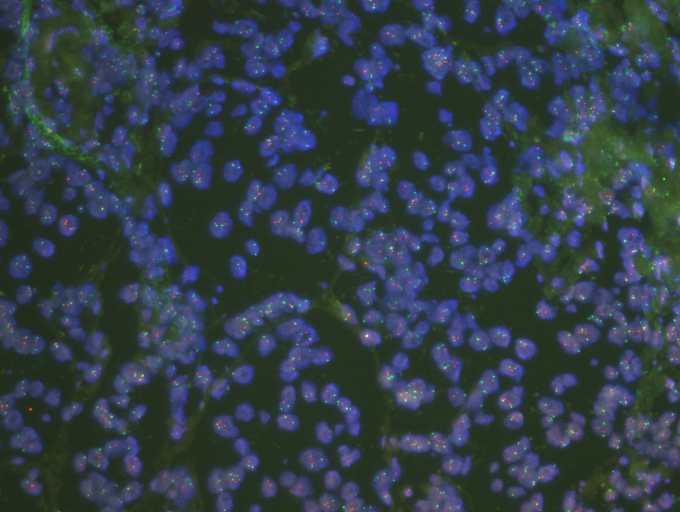
#> input picture src/libs/algorithms/FISH_deployment/check_sanity/2022-8-2_202227312-1_01.jpg, 1360 x 1024 px (shown at 1/2 size); its folder holds only this picture in this run
$ python -i detect_tct_disk.py   (imports and definitions only)   (older library calls are emulated)
#> lines starting #> are read from the running program, lines starting #| are printed output that depends on the picture; after the words box and inside, x2 and y2 are one past the last pixel; in counts of white or black regions, pixels touching at a corner belong together
#!/usr/bin/env python
# -*- coding: utf-8 -*-
# @Time    : 2021/7/8 19:30
# @Author  : Can Cui
# @File    : detect_tct_disk.py
# @Software: PyCharm
# @Comment:

from scipy.ndimage import binary_fill_holes
from skimage import filters, img_as_ubyte
import cv2
import os, sys
from PIL import Image
import numpy as np
from skimage.morphology import remove_small_objects
# from scipy import misc
from imageio import imread, imsave
from shapely.geometry import Polygon, box

# [69 lines left out: functions walk_dir, get_thumbnail, _resize, not called in this run]


def rgb2gray(img):
    gray = np.dot(img, [0.299, 0.587, 0.114])
    return gray.astype(np.uint8)


# [40 lines left out: functions thresh_slide, fill_tissue_holes, remove_small_tissue, not called in this run]


def find_tissue_cnts(bw_img):
    major = cv2.__version__.split('.')[0]
    if major == '3':
        _, cnts, _ = cv2.findContours(img_as_ubyte(bw_img),
                                      mode=cv2.RETR_EXTERNAL,
                                      method=cv2.CHAIN_APPROX_NONE)
    else:
        cnts, _ = cv2.findContours(img_as_ubyte(bw_img),
                                      mode=cv2.RETR_EXTERNAL,
                                      method=cv2.CHAIN_APPROX_NONE)
    return cnts

# [85 lines left out: functions apply_clahe, apply_closing, add_mask, apply_dilation, locate_tct_disk, disc_detect, not called in this run]

# [8 lines not run here, left out]

>>> import cv2
>>> picture = cv2.imread('../../../../../src/libs/algorithms/FISH_deployment/check_sanity/2022-8-2_202227312-1_01.jpg', cv2.IMREAD_GRAYSCALE)
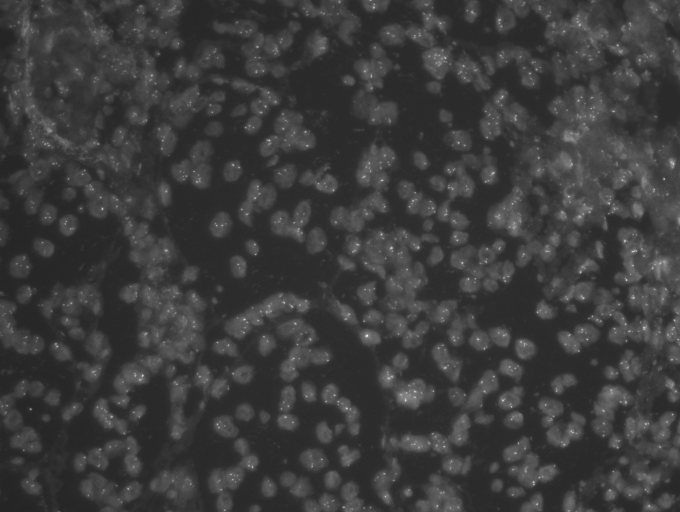
#> picture: shape (1024, 1360) (shown at 1/2 size); min 35, max 247, mean 59.9
>>> result = find_tissue_cnts(picture)
#> in find_tissue_cnts, `cnts, _ = cv2.findContours(img_as_ubyte(bw_img), mode=cv2.RETR_EXTERNA..`: cnts = 1 contour; box (x1, y1, x2, y2) and area: (0, 0, 1360, 1024) 1390257
#> result has the same summary as cnts in find_tissue_cnts
